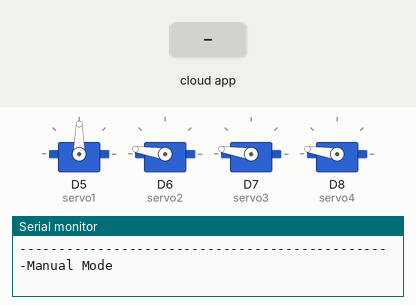
A sketch run on a simulated ESP8266 (NodeMCU). On the bench: 4 × servo, the last lines printed to the serial monitor. The test bench sets the inputs (shaded band). The RemoteXY app is connected.

Above: at 1.2 s.
1.3 s: the phone or cloud app sets joystick_1_x to -100
At 2.5 s:
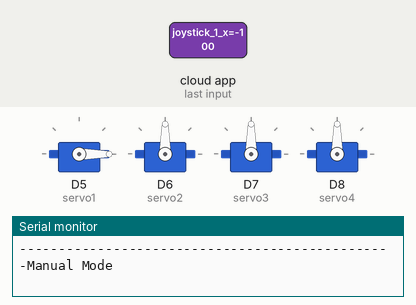
2.8 s: the phone or cloud app sets joystick_1_x to 100
At 3.4 s:
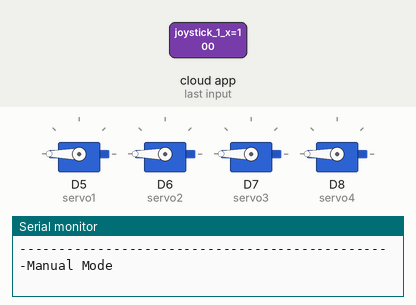
4.3 s: the phone or cloud app sets mode1 to 1
5.8 s: the phone or cloud app sets record to 1
At 7.2 s:
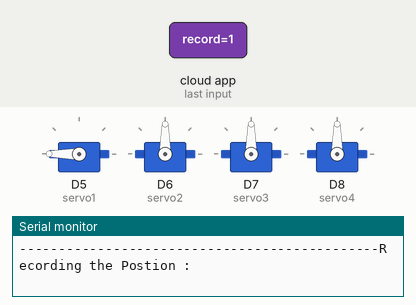
7.5 s: the phone or cloud app sets joystick_1_y to -100
At 8.1 s:
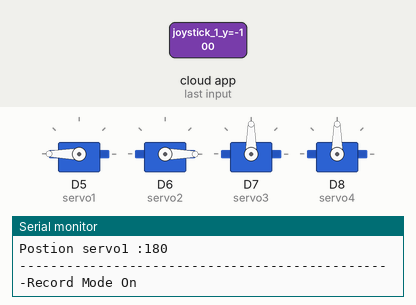
9.2 s: the phone or cloud app sets joystick_2_x to -100
At 10.2 s:
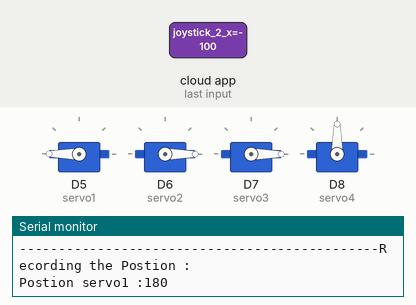
Timing chart, 0 to 11.8 s (numbered marks = the images above; inputs shaded):
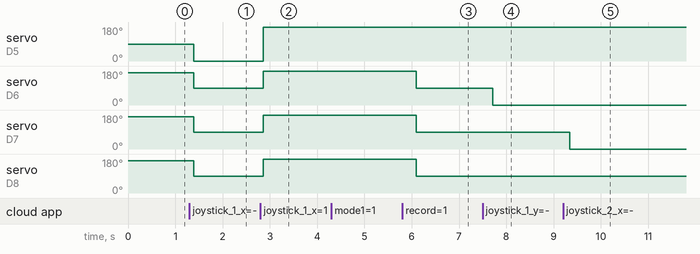

Measured:
- after the input at 1.3 s, servo on D5 (servo1): 90° → 0° after 0.09 s; servo on D6 (servo2), servo on D7 (servo3), servo on D8 (servo4): 171° → 90° after 0.09 s
- after the input at 2.8 s, servo on D5 (servo1): 0° → 180° after 0.06 s; servo on D6 (servo2), servo on D7 (servo3), servo on D8 (servo4): 90° → 180° after 0.06 s
- after the input at 5.8 s, servo on D6 (servo2), servo on D7 (servo3), servo on D8 (servo4): 180° → 90° after 0.29 s
- after the input at 7.5 s, servo on D6 (servo2): 90° → 0° after 0.22 s
- after the input at 9.2 s, servo on D7 (servo3): 90° → 0° after 0.14 s

The sketch:

Robotics_arm_new1.ino
```cpp
#define REMOTEXY_MODE__ESP8266WIFI_LIB_POINT
#include <ESP8266WiFi.h>

#include <RemoteXY.h>

// RemoteXY connection settings
#define REMOTEXY_WIFI_SSID "RemoteXY"
#define REMOTEXY_WIFI_PASSWORD "12345678"
#define REMOTEXY_SERVER_PORT 6377


// RemoteXY configurate
#pragma pack(push, 1)
uint8_t RemoteXY_CONF[] =
  { 255,6,0,0,0,49,0,8,13,0,
  5,0,5,20,41,41,2,26,31,5,
  0,55,19,43,43,2,26,31,2,0,
  4,4,22,11,2,26,31,31,80,0,
  82,0,2,0,34,4,22,11,2,26,
  31,31,77,0,65,0 };

// this structure defines all the variables of your control interface
struct {

    // input variable
  int8_t joystick_1_x; // =-100..100 x-coordinate joystick position
  int8_t joystick_1_y; // =-100..100 y-coordinate joystick position
  int8_t joystick_2_x; // =-100..100 x-coordinate joystick position
  int8_t joystick_2_y; // =-100..100 y-coordinate joystick position
  uint8_t record; // =1 if switch ON and =0 if OFF
  uint8_t mode1; // =1 if switch ON and =0 if OFF

    // other variable
  uint8_t connect_flag;  // =1 if wire connected, else =0

} RemoteXY;
#pragma pack(pop)

#include <Servo.h>

///////////////////////////////////////////////////////////
Servo servo1;  // create servo object to control a servo
Servo servo2;  // create servo object to control a servo
Servo servo3;  // create servo object to control a servo
Servo servo4;  // create servo object to control a servo


int val1;    // variable to read the value from the analog pin
int val2;    // variable to read the value from the analog pin
int val3;    // variable to read the value from the analog pin
int val4;    // variable to read the value from the analog pin

 int last_pos1=0;
 int last_pos2=0;
 int last_pos3=0;
 int last_pos4=0;
///////////////////////////////////////////////////////////////

////////////////////////////////////////////////////////////////
int q1[240];
int q2[240];
int q3[240];
int q4[240];
///////////////////////////////////////////////////////////////
int cnt1=0;
int cnt2=0;
int cnt3=0;
int cnt4=0;
//////////////////////////////////////////////////////////////
int record_led=12;
int manual_led=13;
//////////////////////////////////////////////////////////////
void setup() {
   RemoteXY_Init ();
  servo1.attach(D5);  // attaches the servo on pin 9 to the servo object
  servo2.attach(D6);  // attaches the servo on pin 9 to the servo object
  servo3.attach(D7);  // attaches the servo on pin 9 to the servo object
  servo4.attach(D8);  // attaches the servo on pin 9 to the servo object


  Serial.begin(9600);
  array_ini();
}
// replace standard delay with busy wait

void loop() {
  RemoteXY_Handler ();

  int value=RemoteXY.mode1;
  if(value==1){
      Serial.println("------------------------------------------------Record Mode On");
      int value1=RemoteXY.record;
      if(value1==1){
        Serial.println("----------------------------------------------Recording the Postion :");
       // digitalWrite(record_led,HIGH);
        record(1);
        record(2);
        record(3);
        record(4);
        delay(50);
       // digitalWrite(record_led,LOW);
      }else if(value1==0){
        Serial.println("----------------------------------------------Playing Recorded Postions");

        play_record();


      }
  }else{
      Serial.println("------------------------------------------------Manual Mode");
      //digitalWrite(manual_led,HIGH);
      val1 = RemoteXY.joystick_1_x;
      val1 = map(val1, -100, 100, 0, 180);
      servo_write(1,last_pos1);
      servo_write(1,val1);
      val2 = RemoteXY.joystick_1_y;
      val2 = map(val1, -100, 100, 0, 180);
      servo_write(2,last_pos2);
      servo_write(2,val2);
      val3 = RemoteXY.joystick_2_x;
      val3 = map(val1, -100, 100, 0, 180);
      servo_write(3,last_pos3);
      servo_write(3,val3);
      val4 = RemoteXY.joystick_2_y;
      val4 = map(val1, -100, 100, 0, 180);
      servo_write(4,last_pos4);
      servo_write(4,val4);
      last_pos1=val1;
      last_pos2=val2;
      last_pos3=val3;
      last_pos4=val4;
     // digitalWrite(manual_led,LOW);
      delay(15);
  }
}

int analog_read(int pin){
  int value=analogRead(pin);
  //Serial.print("Analog Read [");
  //Serial.print(pin);
  //Serial.print("] :");
  //Serial.print(value);
  //Serial.println("");
  //Serial.println("....................");
  return value;
}
void servo_write(int x,int y){
  switch(x){
    case 1:
    servo1.write(y);
    break;

    case 2:
    servo2.write(y);
    break;

    case 3:
    servo3.write(y);
    break;

    case 4:
    servo4.write(y);
    break;
  }
      //Serial.print("Servo ");
      //Serial.print(x);
      //Serial.print(" postion :");
      //Serial.print(y);
      //Serial.println("");
}
void array_ini(){
   for(int i=0;i<240;i++){
    q1[i]=-1;
    q2[i]=-1;
    q3[i]=-1;
    q4[i]=-1;
  }
}
void record(int x){
  switch(x){
    case 1:
        val1 = RemoteXY.joystick_1_x;            // reads the value of the potentiometer (value between 0 and 1023)
        val1 = map(val1, -100, 100, 0, 180);     // scale it to use it with the servo (value between 0 and 180)
        servo1.write(val1);                  // sets the servo position according to the scaled value
        last_pos1=val1;
        q1[cnt1]=val1;
        cnt1++;
      Serial.print("Postion servo1 :");
        Serial.print(val1);
        Serial.println();
    break;
    case 2:

        val2 = RemoteXY.joystick_1_y;            // reads the value of the potentiometer (value between 0 and 1023)
        val2 = map(val2, -100, 100, 0, 180);     // scale it to use it with the servo (value between 0 and 180)

        servo2.write(val2);                  // sets the servo position according to the scaled value
        last_pos2=val2;
        q2[cnt2]=val2;
        cnt2++;
        //Serial.print("Postion Servo2 :");
        //Serial.print(val2);
        //Serial.println();
    break;
    case 3:

        val3 = RemoteXY.joystick_2_x;           // reads the value of the potentiometer (value between 0 and 1023)
        val3 = map(val3, -100, 100, 0, 180);     // scale it to use it with the servo (value between 0 and 180)

        servo3.write(val3);                  // sets the servo position according to the scaled value
        last_pos3=val3;
        q3[cnt3]=val3;
        cnt3++;
        //Serial.print("Postion Servo3 :");
        //Serial.print(val3);
        //Serial.println();
    break;
    case 4:

        val4 = RemoteXY.joystick_2_y;           // reads the value of the potentiometer (value between 0 and 1023)
        val4 = map(val4, -100, 100, 0, 180);     // scale it to use it with the servo (value between 0 and 180)

        servo4.write(val4);                  // sets the servo position according to the scaled value
        last_pos4=val4;
        q4[cnt4]=val4;
        cnt4++;
        //Serial.print("Postion Servo4 :");
        //Serial.print(val4);
        //Serial.println();
    break;
  }
}
void play_record(){
        int i=0;
        //Serial.print("Position:");
        while(i<cnt1){
         // digitalWrite(record_led,HIGH);
          if(q1[i]!=-1){
            servo1.write(q1[i]);
            last_pos1=q1[i];
            //Serial.print("[S1 =>");
            //Serial.print(last_pos1);
            //Serial.print("]");
            //Serial.println("");
          }
          if(q2[i]!=-1){
            servo2.write(q2[i]);
            last_pos2=q1[i];
            //Serial.print("[S2 =>");
            //Serial.print(last_pos2);
            //Serial.print("]");
            //Serial.println("");
          }
          if(q3[i]!=-1){

            servo3.write(q3[i]);
            last_pos3=q3[i];
            //Serial.print("[S3 =>");
            //Serial.print(last_pos3);
            //.print("]");
            //Serial.println("");
             delay(30);
          }
          if(q4[i]!=-1){

            servo4.write(q4[i]);
            last_pos4=q4[i];
            //Serial.print("[S4 =>");
            //Serial.print(last_pos4);
            //Serial.print("]");
            //Serial.println("");
          }
          i++;
         //digitalWrite(record_led,LOW);
          delay(15);
          Serial.print("end0");
          RemoteXY_Handler ();


        }
        Serial.print("end1");
}
```
